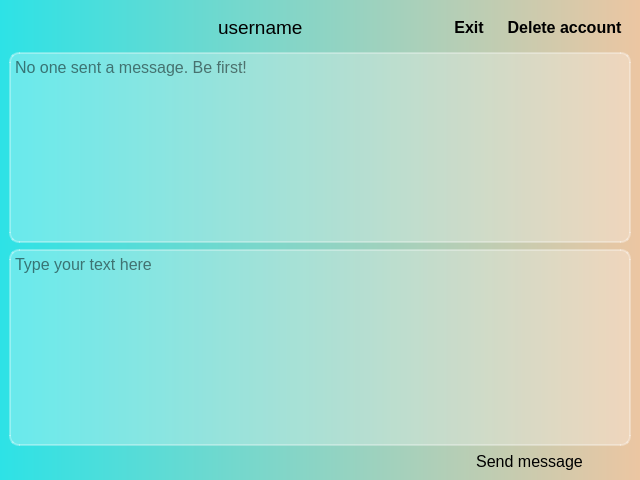
<?xml version="1.0" encoding="UTF-8"?>
<ui version="4.0">
 <class>MainWindow</class>
 <widget class="QMainWindow" name="MainWindow">
  <property name="geometry">
   <rect>
    <x>0</x>
    <y>0</y>
    <width>640</width>
    <height>480</height>
   </rect>
  </property>
  <property name="windowTitle">
   <string>SPU Messenger</string>
  </property>
  <property name="styleSheet">
   <string notr="true">background-color:  qlineargradient(spread:pad, x1:0 y1:0, x2:1 y2:0, stop:0 rgba(0, 0, 0, 255), stop:1 rgba(255, 255, 255, 255));
background-color: qlineargradient( x1:0 y1:0, x2:1 y2:0, stop:0 #2de2e6, stop:1 #ECC6A2);
font-family: Ubuntu</string>
  </property>
  <widget class="QWidget" name="centralwidget">
   <layout class="QGridLayout" name="gridLayout">
    <item row="0" column="0">
     <widget class="QLabel" name="user_icon">
      <property name="styleSheet">
       <string notr="true">background-color: none;
border: none;</string>
      </property>
      <property name="text">
       <string/>
      </property>
      <property name="pixmap">
       <pixmap resource="../icons/resources_mess.qrc">:/newPrefix/person.svg</pixmap>
      </property>
     </widget>
    </item>
    <item row="0" column="1">
     <widget class="QLabel" name="username_field">
      <property name="styleSheet">
       <string notr="true">background-color: none;
border: none;
font-size: 14pt;</string>
      </property>
      <property name="text">
       <string>username</string>
      </property>
     </widget>
    </item>
    <item row="0" column="2">
     <widget class="QFrame" name="frame_1">
      <property name="styleSheet">
       <string notr="true">background-color: rgba(255, 255, 255, 0);</string>
      </property>
      <layout class="QHBoxLayout" name="horizontalLayout">
       <item>
        <widget class="QPushButton" name="exit_button">
         <property name="font">
          <font>
           <family>Ubuntu</family>
           <pointsize>12</pointsize>
           <weight>75</weight>
           <bold>true</bold>
          </font>
         </property>
         <property name="styleSheet">
          <string notr="true">QPushButton {
color: black;
background-color: none;
border: none;
font-size: 12 pt;
}
QPushButton:hover {
color: white;
}
QPushButton:pressed {
color: white;
background-color: rgba(255, 255, 255, 70);
border: 1px solid rgba(255, 255, 255, 80);
border-radius: 3px;
}</string>
         </property>
         <property name="text">
          <string>Exit</string>
         </property>
         <property name="icon">
          <iconset resource="../icons/resources_mess.qrc">
           <normaloff>:/newPrefix/logout.svg</normaloff>:/newPrefix/logout.svg</iconset>
         </property>
         <property name="iconSize">
          <size>
           <width>24</width>
           <height>24</height>
          </size>
         </property>
        </widget>
       </item>
       <item>
        <widget class="QPushButton" name="delete_button">
         <property name="font">
          <font>
           <family>Ubuntu</family>
           <pointsize>12</pointsize>
           <weight>75</weight>
           <bold>true</bold>
          </font>
         </property>
         <property name="styleSheet">
          <string notr="true">QPushButton {
color: black;
background-color: none;
border: none;
font-size: 12 pt;
}
QPushButton:hover {
color: white;
}
QPushButton:pressed {
color: white;
background-color: rgba(255, 255, 255, 70);
border: 1px solid rgba(255, 255, 255, 80);
border-radius: 3px;
}</string>
         </property>
         <property name="text">
          <string>Delete account</string>
         </property>
         <property name="icon">
          <iconset resource="../icons/resources_mess.qrc">
           <normaloff>:/newPrefix/delete.svg</normaloff>:/newPrefix/delete.svg</iconset>
         </property>
         <property name="iconSize">
          <size>
           <width>24</width>
           <height>24</height>
          </size>
         </property>
        </widget>
       </item>
      </layout>
     </widget>
    </item>
    <item row="1" column="0" colspan="3">
     <widget class="QTextBrowser" name="chat">
      <property name="font">
       <font>
        <family>Ubuntu</family>
        <pointsize>12</pointsize>
       </font>
      </property>
      <property name="styleSheet">
       <string notr="true">background-color: rgba(255, 255, 255, 70);
border: 2px solid rgba(255, 255, 255, 80);
border-radius: 10px;
</string>
      </property>
      <property name="placeholderText">
       <string>No one sent a message. Be first!</string>
      </property>
     </widget>
    </item>
    <item row="2" column="0" colspan="3">
     <widget class="QTextEdit" name="message_field">
      <property name="minimumSize">
       <size>
        <width>0</width>
        <height>197</height>
       </size>
      </property>
      <property name="font">
       <font>
        <family>Ubuntu</family>
        <pointsize>12</pointsize>
       </font>
      </property>
      <property name="styleSheet">
       <string notr="true">background-color: rgba(255, 255, 255, 70);
border: 2px solid rgba(255, 255, 255, 80);
border-radius: 10px;</string>
      </property>
      <property name="placeholderText">
       <string>Type your text here</string>
      </property>
     </widget>
    </item>
    <item row="3" column="2">
     <widget class="QPushButton" name="send_button">
      <property name="font">
       <font>
        <family>Ubuntu</family>
        <pointsize>12</pointsize>
       </font>
      </property>
      <property name="styleSheet">
       <string notr="true">QPushButton {
color: black;
background-color: none;
border: none;
font-size: 20 pt;
}
QPushButton:hover {
color: white;
}
QPushButton:pressed {
color: white;
background-color: rgba(255, 255, 255, 70);
border: 1px solid rgba(255, 255, 255, 80);
border-radius: 3px;
}</string>
      </property>
      <property name="text">
       <string>Send message</string>
      </property>
      <property name="icon">
       <iconset resource="../icons/resources_mess.qrc">
        <normaloff>:/newPrefix/write.svg</normaloff>:/newPrefix/write.svg</iconset>
      </property>
      <property name="iconSize">
       <size>
        <width>24</width>
        <height>24</height>
       </size>
      </property>
     </widget>
    </item>
   </layout>
  </widget>
 </widget>
 <resources>
  <include location="../icons/resources_mess.qrc"/>
 </resources>
 <connections/>
</ui>
